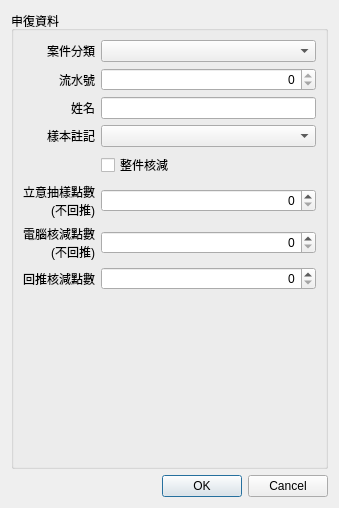
<?xml version="1.0" encoding="UTF-8"?>
<ui version="4.0">
 <class>Dialog_ins_appeal</class>
 <widget class="QDialog" name="Dialog_ins_appeal">
  <property name="windowModality">
   <enum>Qt::NonModal</enum>
  </property>
  <property name="geometry">
   <rect>
    <x>0</x>
    <y>0</y>
    <width>339</width>
    <height>508</height>
   </rect>
  </property>
  <property name="sizePolicy">
   <sizepolicy hsizetype="Preferred" vsizetype="Preferred">
    <horstretch>0</horstretch>
    <verstretch>0</verstretch>
   </sizepolicy>
  </property>
  <property name="windowTitle">
   <string>輸入申復資料</string>
  </property>
  <layout class="QVBoxLayout" name="verticalLayout">
   <item>
    <widget class="QGroupBox" name="groupBox">
     <property name="title">
      <string>申復資料</string>
     </property>
     <property name="flat">
      <bool>true</bool>
     </property>
     <layout class="QGridLayout" name="gridLayout">
      <item row="3" column="0">
       <widget class="QLabel" name="label_patient_key_4">
        <property name="text">
         <string>樣本註記</string>
        </property>
        <property name="alignment">
         <set>Qt::AlignRight|Qt::AlignTrailing|Qt::AlignVCenter</set>
        </property>
       </widget>
      </item>
      <item row="8" column="1">
       <spacer name="verticalSpacer">
        <property name="orientation">
         <enum>Qt::Vertical</enum>
        </property>
        <property name="sizeHint" stdset="0">
         <size>
          <width>20</width>
          <height>40</height>
         </size>
        </property>
       </spacer>
      </item>
      <item row="6" column="0">
       <widget class="QLabel" name="label_8">
        <property name="text">
         <string>電腦核減點數
(不回推)</string>
        </property>
        <property name="alignment">
         <set>Qt::AlignRight|Qt::AlignTrailing|Qt::AlignVCenter</set>
        </property>
       </widget>
      </item>
      <item row="0" column="0">
       <widget class="QLabel" name="label_patient_key_3">
        <property name="text">
         <string>案件分類</string>
        </property>
        <property name="alignment">
         <set>Qt::AlignRight|Qt::AlignTrailing|Qt::AlignVCenter</set>
        </property>
       </widget>
      </item>
      <item row="4" column="1">
       <widget class="QCheckBox" name="checkBox_reject_all">
        <property name="text">
         <string>整件核減</string>
        </property>
       </widget>
      </item>
      <item row="1" column="1">
       <widget class="QSpinBox" name="spinBox_sequence">
        <property name="alignment">
         <set>Qt::AlignRight|Qt::AlignTrailing|Qt::AlignVCenter</set>
        </property>
        <property name="maximum">
         <number>0</number>
        </property>
       </widget>
      </item>
      <item row="7" column="0">
       <widget class="QLabel" name="label">
        <property name="text">
         <string>回推核減點數</string>
        </property>
       </widget>
      </item>
      <item row="2" column="0">
       <widget class="QLabel" name="label_10">
        <property name="text">
         <string>姓名</string>
        </property>
        <property name="alignment">
         <set>Qt::AlignRight|Qt::AlignTrailing|Qt::AlignVCenter</set>
        </property>
       </widget>
      </item>
      <item row="7" column="1">
       <widget class="QSpinBox" name="spinBox_point3">
        <property name="alignment">
         <set>Qt::AlignRight|Qt::AlignTrailing|Qt::AlignVCenter</set>
        </property>
        <property name="maximum">
         <number>99999</number>
        </property>
       </widget>
      </item>
      <item row="3" column="1">
       <widget class="QComboBox" name="comboBox_sample"/>
      </item>
      <item row="1" column="0">
       <widget class="QLabel" name="label_patient_key">
        <property name="text">
         <string>流水號</string>
        </property>
        <property name="alignment">
         <set>Qt::AlignRight|Qt::AlignTrailing|Qt::AlignVCenter</set>
        </property>
       </widget>
      </item>
      <item row="2" column="1">
       <widget class="QLineEdit" name="lineEdit_name">
        <property name="readOnly">
         <bool>true</bool>
        </property>
       </widget>
      </item>
      <item row="5" column="1">
       <widget class="QSpinBox" name="spinBox_point1">
        <property name="alignment">
         <set>Qt::AlignRight|Qt::AlignTrailing|Qt::AlignVCenter</set>
        </property>
        <property name="maximum">
         <number>99999</number>
        </property>
       </widget>
      </item>
      <item row="5" column="0">
       <widget class="QLabel" name="label_9">
        <property name="text">
         <string>立意抽樣點數
(不回推)</string>
        </property>
        <property name="alignment">
         <set>Qt::AlignRight|Qt::AlignTrailing|Qt::AlignVCenter</set>
        </property>
       </widget>
      </item>
      <item row="6" column="1">
       <widget class="QSpinBox" name="spinBox_point2">
        <property name="alignment">
         <set>Qt::AlignRight|Qt::AlignTrailing|Qt::AlignVCenter</set>
        </property>
        <property name="maximum">
         <number>99999</number>
        </property>
       </widget>
      </item>
      <item row="0" column="1">
       <widget class="QComboBox" name="comboBox_case_type">
        <property name="editable">
         <bool>false</bool>
        </property>
       </widget>
      </item>
     </layout>
    </widget>
   </item>
   <item>
    <widget class="QDialogButtonBox" name="buttonBox">
     <property name="orientation">
      <enum>Qt::Horizontal</enum>
     </property>
     <property name="standardButtons">
      <set>QDialogButtonBox::Cancel|QDialogButtonBox::Ok</set>
     </property>
     <property name="centerButtons">
      <bool>false</bool>
     </property>
    </widget>
   </item>
  </layout>
 </widget>
 <tabstops>
  <tabstop>comboBox_case_type</tabstop>
  <tabstop>spinBox_sequence</tabstop>
  <tabstop>lineEdit_name</tabstop>
  <tabstop>comboBox_sample</tabstop>
 </tabstops>
 <resources/>
 <connections>
  <connection>
   <sender>buttonBox</sender>
   <signal>accepted()</signal>
   <receiver>Dialog_ins_appeal</receiver>
   <slot>accept()</slot>
   <hints>
    <hint type="sourcelabel">
     <x>248</x>
     <y>254</y>
    </hint>
    <hint type="destinationlabel">
     <x>157</x>
     <y>274</y>
    </hint>
   </hints>
  </connection>
  <connection>
   <sender>buttonBox</sender>
   <signal>rejected()</signal>
   <receiver>Dialog_ins_appeal</receiver>
   <slot>reject()</slot>
   <hints>
    <hint type="sourcelabel">
     <x>316</x>
     <y>260</y>
    </hint>
    <hint type="destinationlabel">
     <x>286</x>
     <y>274</y>
    </hint>
   </hints>
  </connection>
 </connections>
</ui>
